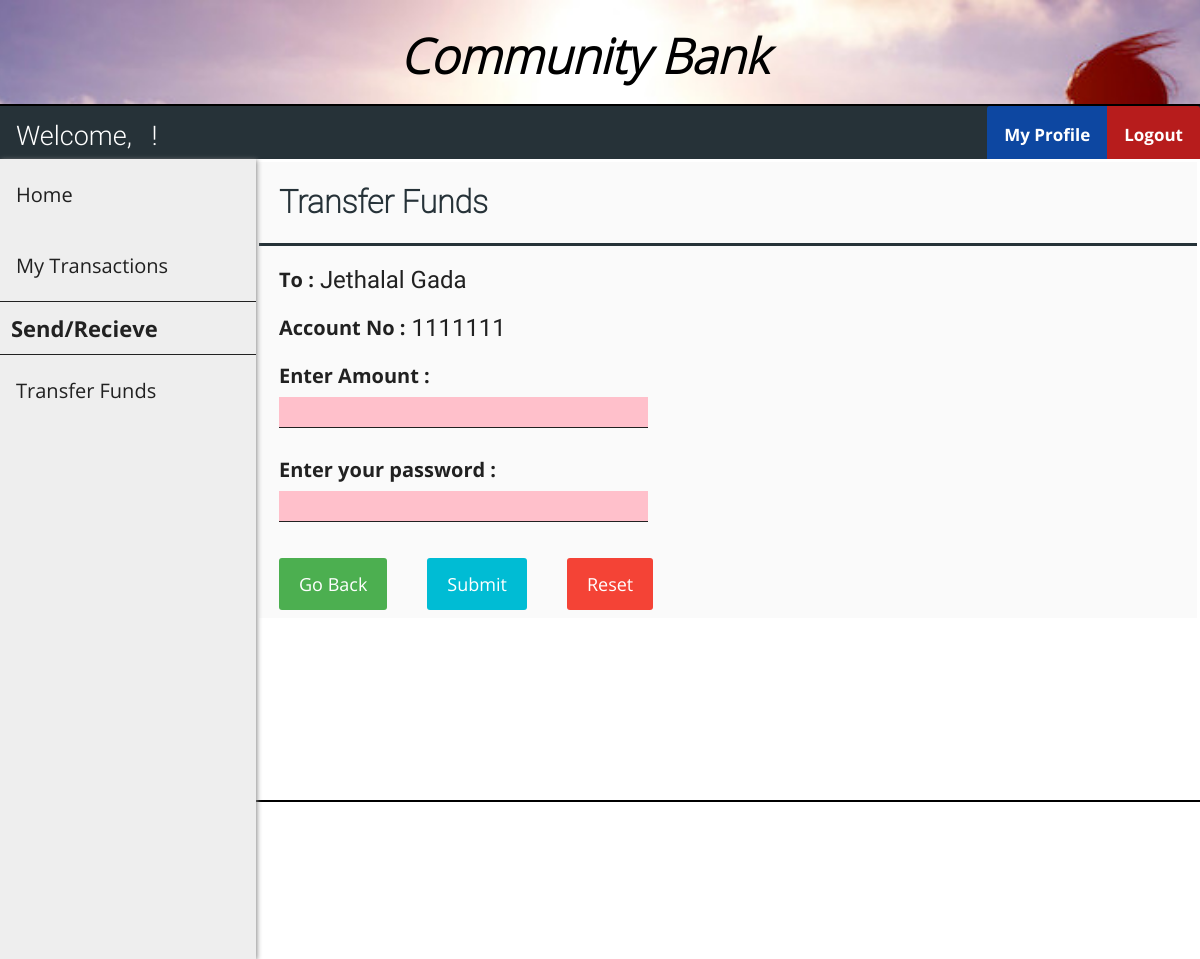
Page /net-banking/send_funds.php?cust_id=1 on the committed database.
### tables this page shows
CREATE TABLE `customer` (
  `cust_id` int(11) NOT NULL,
  `first_name` varchar(30) DEFAULT NULL,
  `last_name` varchar(30) DEFAULT NULL,
  `gender` varchar(10) DEFAULT NULL,
  `dob` date DEFAULT NULL,
  `aadhar_no` int(11) DEFAULT NULL,
  `email` varchar(30) DEFAULT NULL,
  `phone_no` varchar(20) DEFAULT NULL,
  `address` varchar(255) DEFAULT NULL,
  `branch` varchar(30) DEFAULT NULL,
  `account_no` int(11) DEFAULT NULL,
  `pin` int(4) DEFAULT NULL,
  `uname` varchar(30) DEFAULT NULL,
  `pwd` varchar(30) DEFAULT NULL
);

### net-banking/send_funds.php (the view, shortened to what this page needs)
<?php
    include "header.php";
    include "customer_navbar.php";
    include "customer_sidebar.php";
      if (isset($_GET['cust_id'])) {
        $id = $_GET['cust_id'];
    }
    $sql0 = "SELECT * FROM customer WHERE cust_id=".$id;
    $result0 = $conn->query($sql0);
    $row0 = $result0->fetch_assoc();
?>
<!DOCTYPE html>
<html>
<head>
    <link rel="stylesheet" href="customer_add_style.css">
</head>
<body>
    <form class="add_customer_form" action="send_funds_action.php?cust_id=<?php echo $id ?>" method="post">
        <div class="flex-container-form_header">
            <h1 id="form_header">Transfer Funds</h1>
        </div>
        <div class="flex-container">
            <div class=container>
                <label>
                    To : <label id="info_label">
                        <?php echo $row0["first_name"]." ".$row0["last_name"] ?>
                    </label>
                </label>
            </div>
        </div>
        <div class="flex-container">
            <div class=container>
                <label>Account No : <label id="info_label"><?php echo $row0["account_no"] ?></label></label>
            </div>
        </div>
        <div class="flex-container">
            <div class=container>
                <label>Enter Amount :</label><br>
                <input name="amt" size="24" type="text" required />
            </div>
        </div>
        <div class="flex-container">
            <div  class=container>
                <label>Enter your password :</b></label><br>
                <input name="password" size="24" type="password" required />
            </div>
        </div>
        <div class="flex-container">
            <div class="container">
                <a href="/beneficiary.php" class="button">Go Back</a>
            </div>
            <div class="container">
                <button type="submit">Submit</button>
            </div>
            <div class="container">
                <button type="reset" class="reset" onclick="return confirmReset();">Reset</button>
            </div>
        </div>
    </form>
</body>
</html>

### net-banking/header.css (style rules this page uses)
body { margin: 0; padding: 0; border-bottom: 2px solid black; }

### net-banking/admin_sidebar.css (style rules this page uses)
html,body { height: 100vh; }

### net-banking/customer_add_style.css (style rules this page uses)
.flex-container { display: -webkit-flex; display: flex; margin-left: 256px; width: auto; height: auto; -webkit-flex-wrap: wrap; flex-wrap: wrap; background-color: #FAFAFA; }
.flex-container-form_header { display: -webkit-flex; display: flex; margin-left: 256px; width: auto; height: auto; background-color: #FAFAFA; border-bottom: 3px solid #263238; }
h1[id="form_header"] { margin-left: 20px; font-family: Roboto-Thin; color: #263238; }
form { border: 3px solid white; width: inherit; margin-left: 0px; }
label { display: block; float: left; color: #212121; font-family: OpenSans-Bold; font-size: 20px; }
label[id="info_label"] { display: block; float: right; margin-left: 6px; font-family: Roboto-Regular; color: #212121; font-size: 24px; }
input[type=text], input[type=password] { font-family: Roboto-Regular; color: #212121; font-size: 24px; width: auto; margin: 8px 0; padding: 1px 1px; border: 0; border-bottom: 1px solid #212121; box-sizing: border-box; background-color: pink; }
.container { margin-top: 20px; margin-left: 20px; margin-right: 20px; float: left; display: inline-block; }
button { font-family: OpenSans-Regular; font-size: 18px; background-color: #00BCD4; color: white; padding: 14px 20px; margin: 8px 0; border: none; cursor: pointer; width: 100%; border-radius: 3px; }
.button { background-color: #4CAF50; border: none; color: white; font-family: OpenSans-Regular; font-size: 18px; padding: 14px 20px; margin: 8px 0; text-align: center; text-decoration: none; display: inline-block; border-radius: 3px; cursor: pointer; }
.reset { width: auto; background-color: #f44336; }

### rows in the picture
customer: first_name "Jethalal", last_name "Gada", account_no "1111111"
